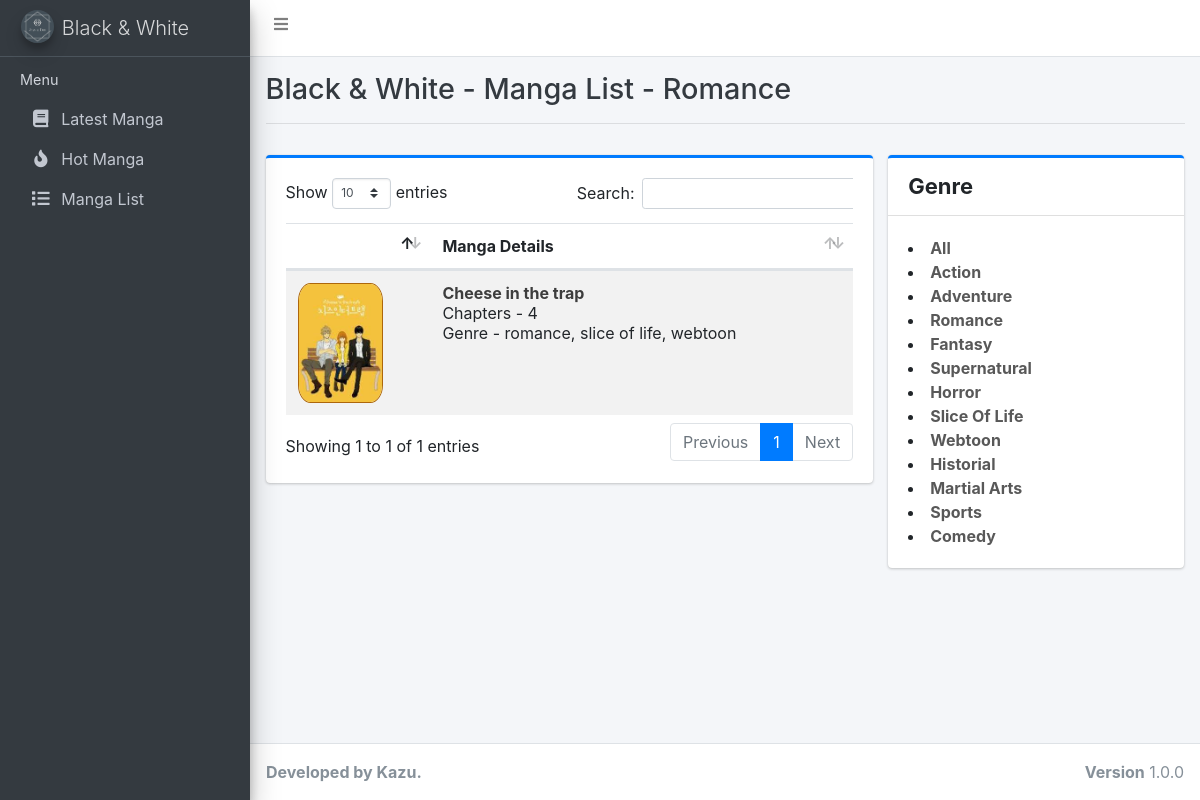
The app's page /mangalist.php?genre=romance with its own data.
### tables this page shows
CREATE TABLE `manga` (
  `id` int(11) NOT NULL,
  `manga_name` varchar(60) NOT NULL,
  `manga_link` varchar(50) NOT NULL,
  `chapters` int(11) NOT NULL DEFAULT 0,
  `genre` varchar(70) NOT NULL,
  `description` text NOT NULL,
  `status` varchar(12) NOT NULL DEFAULT 'On going',
  `created_date` datetime NOT NULL DEFAULT current_timestamp(),
  `updated_date` datetime NOT NULL DEFAULT current_timestamp(),
  `cover_photo` varchar(50) NOT NULL,
  `views` int(11) NOT NULL DEFAULT 0,
  `active` tinyint(1) NOT NULL DEFAULT 1
);

### utilities/helper.php (called while the page is built, shortened)
<?php
function get_genre($genre):string{
    $possible_genres=array("all","action","adventure","romance","fantasy","supernatural","horror","slice of life", "webtoon", "historical", "martial arts", "sports", "comedy");
    for ($x=0; $x<count($possible_genres); $x++) {
        if ($possible_genres[$x] == $genre) {
            $checker=true;
        }
    }
    return $genre;
}
?>

### mangalist.php (the view, shortened to what this page needs)
<html>
<?php
include "utilities/header.php";
if (isset($_GET['genre'])) {
  $genre = $_GET['genre'];
  $genre=get_genre($genre);
} else {
  $genre="all";
}
$dataML=mysqli_query($conn, "select * from manga where active=1 order by updated_date desc");
?>
<body class="hold-transition sidebar-mini layout-fixed">
  <div class="wrapper">
    <?php include "utilities/navbar.php" ?>
    <div class="content-wrapper">
      <div class="content-header">
        <div class="container-fluid">
          <div class="row mb-2">
            <div class="col-lg-8 col-12">
              <h1 class="m-0 text-dark">Black & White - Manga List - <?php echo ucwords($genre)?> </h1>
            </div>
          </div>
          <hr>
        </div>
      </div>
      <section class="content">
        <div class="container-fluid">
          <div class="row">
            <div class="col-lg-8 col-12">
              <div class="card card-primary card-outline">
                <div class="card-body">
                  <div class="table-responsive">
                      <table id="manga-table" class="table table-striped dt-table">
                          <thead>
                            <tr>
                              <th class="no-sort"></th>
                              <th>Manga Details</th>
                            </tr>
                          </thead>
                          <tbody>
                              <?php while ($manga = mysqli_fetch_assoc($dataML)) : ?>
                                  <?php if (str_contains($manga['genre'], $genre) or $genre=="all" ) : ?>
                                  <tr>
                                      <td><a href="mangadetails.php?mangaId=<?php echo $manga['id'] ?>"><img src="<?php echo $manga['cover_photo']; ?>" alt="" class="round listImg" style="height: 120px; width: 85px;"></a></td>
                                      <td><a class="manga-title" href="mangadetails.php?mangaId=<?php echo $manga['id'] ?>"><?php echo $manga["manga_name"] ?></a><br>Chapters - <?php echo $manga['chapters']; ?><br>Genre - <?php echo $manga['genre']; ?></td>
                                  </tr>
                                <?php endif; ?>
                              <?php endwhile; ?>
                          </tbody>
                      </table>
                  </div>
                </div>
              </div>
            </div>
            <div class="col-lg-4 col-12">
              <div class="card card-primary card-outline">
                <div class="card-header" style="font-weight: bold; font-size: 22px;">
                  Genre
                </div>
                <div class="card-body">
                  <div class="row">
                      <div class="col-lg-12 col-6"><li><a class="genre" href="mangalist.php?genre=all">All</a></li></div>
                      <div class="col-lg-12 col-6"><li><a class="genre" href="mangalist.php?genre=action">Action</a></li></div>
                      <div class="col-lg-12 col-6"><li><a class="genre" href="mangalist.php?genre=adventure">Adventure</a></li></div>
                      <div class="col-lg-12 col-6"><li><a class="genre" href="mangalist.php?genre=romance">Romance</a></li></div>
                      <div class="col-lg-12 col-6"><li><a class="genre" href="mangalist.php?genre=fantasy">Fantasy</a></li></div>
                      <div class="col-lg-12 col-6"><li><a class="genre" href="mangalist.php?genre=supernatural">Supernatural</a></li></div>
                      <div class="col-lg-12 col-6"><li><a class="genre" href="mangalist.php?genre=horror">Horror</a></li></div>
                      <div class="col-lg-12 col-6"><li><a class="genre" href="mangalist.php?genre=sliceoflife">Slice Of Life</a></li></div>
                      <div class="col-lg-12 col-6"><li><a class="genre" href="mangalist.php?genre=webtoon">Webtoon</a></li></div>
                      <div class="col-lg-12 col-6"><li><a class="genre" href="mangalist.php?genre=historical">Historial</a></li></div>
                      <div class="col-lg-12 col-6"><li><a class="genre" href="mangalist.php?genre=martialarts">Martial Arts</a></li></div>
                      <div class="col-lg-12 col-6"><li><a class="genre" href="mangalist.php?genre=sports">Sports</a></li></div>
                      <div class="col-lg-12 col-6"><li><a class="genre" href="mangalist.php?genre=comedy">Comedy</a></li></div>
                    </div>
                </div>
              </div>
            </div>
          </div>
        </div>
      </section>
    </div>
    <?php include "utilities/footer.php" ?>
  </div>
</body>
</html>

### mangalist.php (style rules this page uses)
.manga-title { font-weight: bold; color: black; opacity: 0.75; }
.genre { font-weight: bold; color: black; opacity: 0.65; }

### records on screen
manga: cover_photo (picture), manga_name "Cheese in the trap", chapters "4", genre "romance, slice of life, webtoon"

### other values on screen
$genre "Romance"
